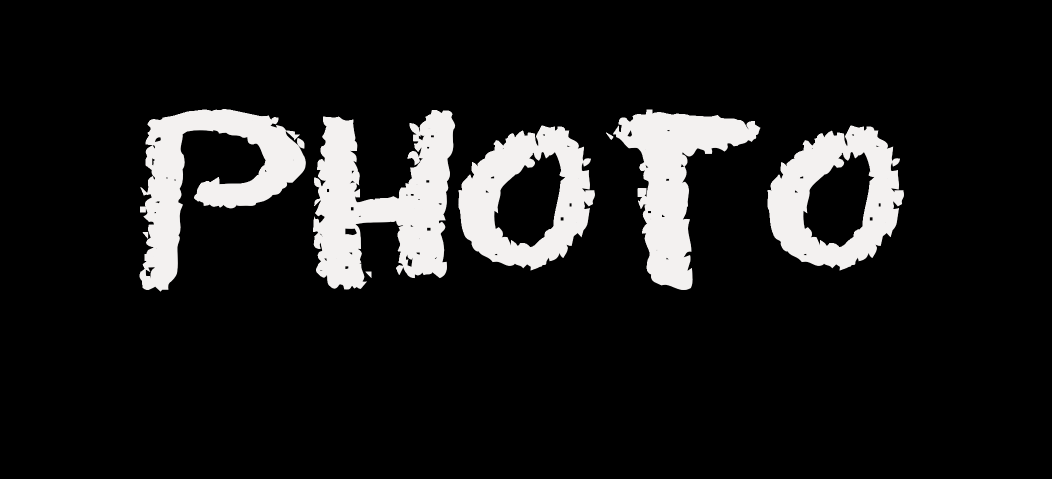
#> input picture photo.png, 2104 x 957 px (shown at 1/2 size); its folder holds only this picture in this run
$ python -i 'cgh_image_processing_plus_opneCV_(Beta_20).py'   (imports and definitions only)   (older library calls are emulated)
#> lines starting #> are read from the running program, lines starting #| are printed output that depends on the picture
#> further down, picture is the input picture: shape (957, 2104, 3); mean B, G, R 26.8, 26.9, 27.2
'''
>> Beta 20 초기화면 예쁘게 구성
from tkinter import font as tkfont 추가
create_initial_screen() 함수 수정
switch_to_image_processing() 함수 수정
switch_to_video_processing() 함수 수정
메인 코드부 수정
'''

from tkinter import *                       #(1-3)
from tkinter import ttk     # Beta_3 추가
from tkinter import messagebox
from tkinter.filedialog import *
from tkinter.simpledialog import *
import math
import cv2      #(3-3)
import numpy as np
from tkinter import messagebox, filedialog     # Beta_3 추가
import os.path #파일 처리 / 다음부터는 복붙
from PIL import Image, ImageTk  # Beta_5 필요한 lib import # Beta 20 초기화면 인미지 추가
import threading                # Beta_5 필요한 lib import
import time                     # Beta_5 필요한 lib import
from ultralytics import YOLO    # Beta 6 Yolo lib import
import cv2                      # Beta 6 Yolo lib import
from tkinter import font as tkfont

## 함수 선언부 ##
# [47 lines left out: function create_initial_screen, not called in this run]
def malloc2D(h, w, initValue=0) :  #(6-5) 3차원배열을 미리 준비하자, default 파라미터를 사용하면 아주 편해요~
    memory = [[initValue for _ in range(w)] for _ in range(h)]
    return memory   # C 언어 계열을 제외하고는 메모리 해제를 해줄 필요가없음
def malloc3D(h, w, t, initValue=0) :  #(3-3) 3차원배열을 미리 준비하자, default 파라미터를 사용하면 아주 편해요~
    memory = [[[initValue for _ in range(w)] for _ in range(h)] for _ in range(t)]
    return memory   # C 언어 계열을 제외하고는 메모리 해제를 해줄 필요가없음
# [32 lines left out: functions OnCV2OutImage, OnSaveDocument, not called in this run]
def OnCloseDocument() :  #(5-5)
    global window, canvas, paper, inImage, outImage     #(4-1) global로 전역변수 설정해주자!
    global inH, inW, outH, outW, inPhoto, outPhoto, filename
# [232 lines left out: functions OnOpenDocument, OnDraw, switch_to_image_processing, switch_to_video_processing, create_image_menu, create_video_menu and 1 more, not called in this run]
    # 다른 초기 버튼들을 여기에 추가할 수 있습니다.
def start_camera():  # Beta 6 캠 사용 버튼 추가, 초기 메뉴에서 바로 비디오 메뉴 버튼과 카메라 사용을 동시에 사용할수있는 버튼 추가
    create_video_menu()
    use_camera()
# [128 lines left out: functions setup_ui, equalImage, addImage, grayImage, reversedImage, embossImageRGB, not called in this run]

import  colorsys #RGB를 HSV로 변환
# [125 lines left out: functions embossImageHSV, bwImage, posterImage, mirrorImage, zoomImage, not called in this run]
# [14 lines that did not run here, left out]
# [613 lines left out: functions moveImage, rotationImage, rotateImage, blurImageHSV, blurImageRGB, sharpRGB and 20 more, not called in this run]
def pause_video():
    global video_playing
    video_playing = False
# [135 lines left out: functions resize_frame, reset_video_capture, use_camera, process_video, update_object_count_display, not called in this run]

### yolo 적용 kkh 함수 추가 ###  Beta 8에서 추가
def apply_hsv_emboss(image):
    hsv = cv2.cvtColor(image, cv2.COLOR_BGR2HSV)
#> hsv: shape (957, 2104, 3); mean H, S, V 1.1, 0.3, 27.2
    h, s, v = cv2.split(hsv)
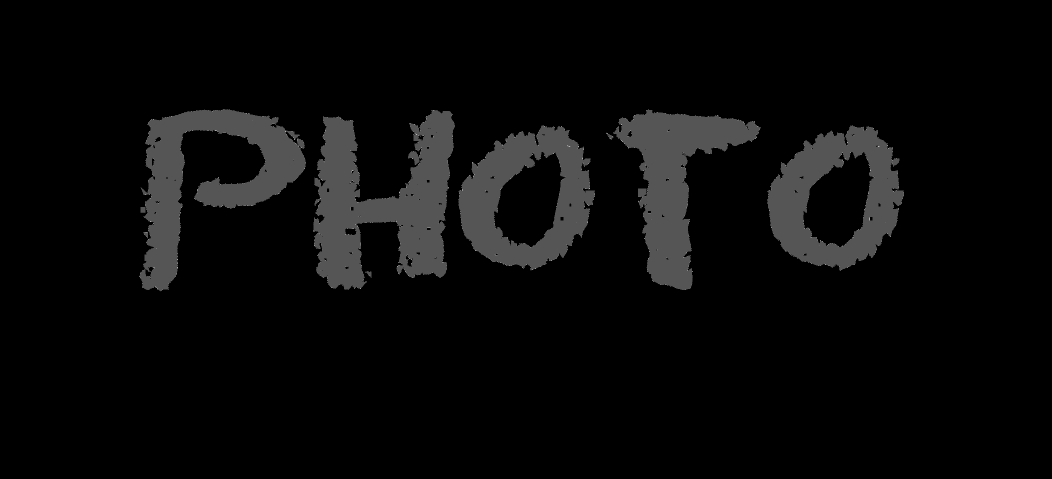
#> h: shape (957, 2104) (shown at 1/2 size); min 0, max 30, mean 1.1; drawn with min black and max white
    kernel = np.array([[-2,-1,0], [-1,1,1], [0,1,2]])
    v = cv2.filter2D(v, -1, kernel)
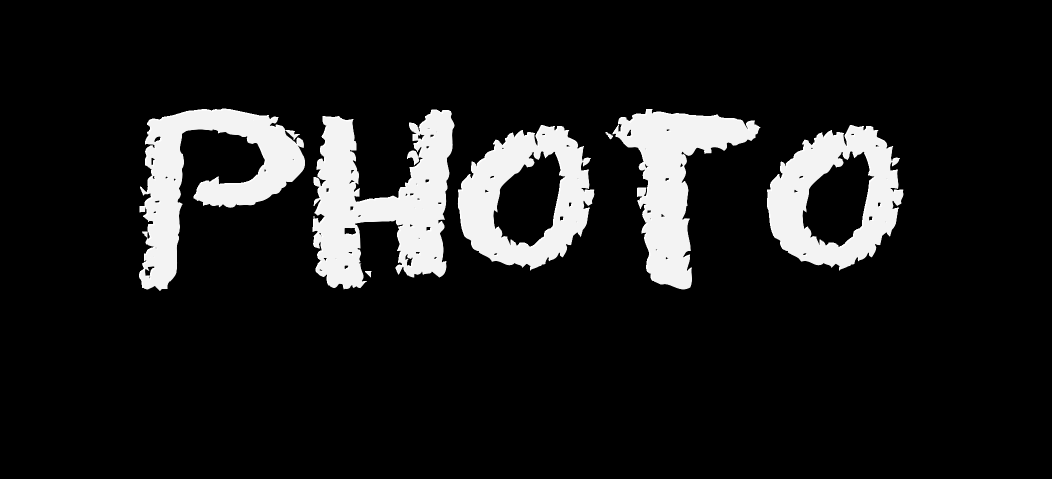
#> v: shape (957, 2104) (shown at 1/2 size); min 0, max 255, mean 27.1
    final_hsv = cv2.merge([h, s, v])
#> final_hsv: shape (957, 2104, 3); mean H, S, V 1.1, 0.3, 27.1
    return cv2.cvtColor(final_hsv, cv2.COLOR_HSV2BGR)
def apply_mirror(image):
    return cv2.flip(image, 1)
# [16 lines left out: functions apply_mosaic_to_persons, apply_mosaic, not called in this run]
def apply_blur(image):
    return cv2.GaussianBlur(image, (15, 15), 0)
def apply_sharpen(image):
    kernel = np.array([[-1,-1,-1], [-1,9,-1], [-1,-1,-1]])
    return cv2.filter2D(image, -1, kernel)
def apply_grayscale(image):
    return cv2.cvtColor(image, cv2.COLOR_BGR2GRAY)
def apply_invert(image):
    return cv2.bitwise_not(image)
# [22 lines left out: function add_status_text, not called in this run]

### kkh 토글 함수 추가 ###    Beta 8에서 추가
def toggle_mosaic():
    global mosaic_enabled
    mosaic_enabled = not mosaic_enabled
def toggle_blur():
    global blur_enabled
    blur_enabled = not blur_enabled
def toggle_sharpen():
    global sharpen_enabled
    sharpen_enabled = not sharpen_enabled
def toggle_grayscale():
    global grayscale_enabled
    grayscale_enabled = not grayscale_enabled
def toggle_invert():
    global invert_enabled
    invert_enabled = not invert_enabled
def toggle_mirror():
    global mirror_enabled
    mirror_enabled = not mirror_enabled
def toggle_hsv_emboss():
    global hsv_emboss_enabled
    hsv_emboss_enabled = not hsv_emboss_enabled
# Beta YOLO 토글 함수 추가
# [9 lines left out: function toggle_yolo, not called in this run]
## 전역 변수부 ##
window, canvas, paper = None, None, None    #(1-1)
inImage, outImage = [], []      #(3-1) unsigned char **m_inImage.... 영상처리를 위한 전역변수 선언!
inH, inW, outH, outW = [0]*4
inPhoto, outPhoto = None, None      #(3-2) OpenCV를 사용하려면 설치해야함(p38)
filename = None
RGB, RR, GG, BB = 3, 0, 1, 2    #(4-5)
video_capture = None    # Beta 5: 비디오 관련 전역 변수 추가
video_playing = False   # Beta 5: 비디오 관련 전역 변수 추가
# [1 line not run here, left out]
video_path = None     # Beta 5: 비디오 관련 전역 변수 추가
# [1 line that did not run here, left out]
paused = False  # Beta 8에서 추가
mosaic_enabled = False  # Beta 8에서 추가
blur_enabled = False  # Beta 8에서 추가
sharpen_enabled = False  # Beta 8에서 추가
grayscale_enabled = False  # Beta 8에서 추가
invert_enabled = False  # Beta 8에서 추가
mirror_enabled = False  # Beta 8에서 추가
hsv_emboss_enabled = False  # Beta 8에서 추가
video_thread = None  # Beta 11 비디오 재생 스레드를 관리하기 위한 변수
yolo_enabled = False  # YOLO 활성화 상태를 위한 변수 추가
person_count_label = None
object_counts = {}  # Beta 18 전역 변수 추가
tracked_ids = set() # Beta 18


## 메인 코드부 ##
# [3 lines not run here, left out]

# 전체 레이아웃을 위한 프레임 (초기에는 숨김)
main_frame = Frame(window)

# 왼쪽 메뉴 프레임 (고정 너비)
menu_frame = Frame(main_frame, width=100, bg='lightgray')
# [2 lines not run here, left out]

# 오른쪽 캔버스 프레임
canvas_frame = Frame(main_frame)
# [1 line not run here, left out]

# 상태바
sbar = Label(window, text="상태바", bd=1, relief=SUNKEN, anchor=W)
# [6 lines not run here, left out]

>>> import cv2
>>> picture = cv2.imread('photo.png')
>>> result = apply_hsv_emboss(picture)
